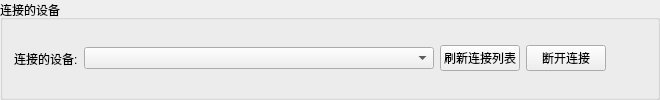
                <widget class="QGroupBox" name="groupBox">
                 <property name="title">
                  <string>连接的设备</string>
                 </property>
                 <layout class="QHBoxLayout" name="horizontalLayout_2">
                  <item>
                   <widget class="QLabel" name="lblDevice">
                    <property name="text">
                     <string>连接的设备:</string>
                    </property>
                   </widget>
                  </item>
                  <item>
                   <widget class="QComboBox" name="deviceCombo">
                    <property name="sizePolicy">
                     <sizepolicy hsizetype="MinimumExpanding" vsizetype="Fixed">
                      <horstretch>5</horstretch>
                      <verstretch>0</verstretch>
                     </sizepolicy>
                    </property>
                    <property name="minimumSize">
                     <size>
                      <width>350</width>
                      <height>0</height>
                     </size>
                    </property>
                   </widget>
                  </item>
                  <item>
                   <widget class="QPushButton" name="btnRefresh">
                    <property name="text">
                     <string>刷新连接列表</string>
                    </property>
                   </widget>
                  </item>
                  <item>
                   <widget class="QPushButton" name="btnDisconnect">
                    <property name="text">
                     <string>断开连接</string>
                    </property>
                   </widget>
                  </item>
                  <item>
                   <spacer name="horizontalSpacer_device">
                    <property name="orientation">
                     <enum>Qt::Orientation::Horizontal</enum>
                    </property>
                    <property name="sizeHint" stdset="0">
                     <size>
                      <width>40</width>
                      <height>20</height>
                     </size>
                    </property>
                   </spacer>
                  </item>
                 </layout>
                </widget>
